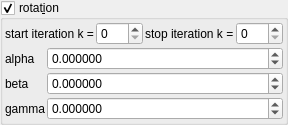
       <widget class="MyGroupBox" name="groupCheck_transf_function_enabledR_false">
        <property name="toolTip">
         <string/>
        </property>
        <property name="title">
         <string>rotat&amp;ion</string>
        </property>
        <property name="checkable">
         <bool>true</bool>
        </property>
        <layout class="QVBoxLayout" name="verticalLayout_32" stretch="0,0">
         <property name="spacing">
          <number>2</number>
         </property>
         <property name="leftMargin">
          <number>2</number>
         </property>
         <property name="topMargin">
          <number>2</number>
         </property>
         <property name="rightMargin">
          <number>2</number>
         </property>
         <property name="bottomMargin">
          <number>2</number>
         </property>
         <item>
          <layout class="QHBoxLayout" name="horizontalLayout_14" stretch="0,1,0,1">
           <property name="topMargin">
            <number>0</number>
           </property>
           <item>
            <widget class="QLabel" name="label_250">
             <property name="text">
              <string>start iteration k =</string>
             </property>
            </widget>
           </item>
           <item>
            <widget class="MySpinBox" name="spinboxInt_transf_start_iterations_R">
             <property name="sizePolicy">
              <sizepolicy hsizetype="Minimum" vsizetype="Maximum">
               <horstretch>0</horstretch>
               <verstretch>0</verstretch>
              </sizepolicy>
             </property>
             <property name="maximum">
              <number>999</number>
             </property>
            </widget>
           </item>
           <item>
            <widget class="QLabel" name="label_251">
             <property name="text">
              <string>stop iteration k =</string>
             </property>
            </widget>
           </item>
           <item>
            <widget class="MySpinBox" name="spinboxInt_transf_stop_iterations_R">
             <property name="sizePolicy">
              <sizepolicy hsizetype="Minimum" vsizetype="Maximum">
               <horstretch>0</horstretch>
               <verstretch>0</verstretch>
              </sizepolicy>
             </property>
             <property name="maximum">
              <number>999</number>
             </property>
            </widget>
           </item>
          </layout>
         </item>
         <item>
          <layout class="QGridLayout" name="gridLayout_25" columnstretch="0,1">
           <property name="spacing">
            <number>2</number>
           </property>
           <item row="1" column="0">
            <widget class="QLabel" name="label_44">
             <property name="text">
              <string notr="true">alpha</string>
             </property>
            </widget>
           </item>
           <item row="3" column="0">
            <widget class="QLabel" name="label_57">
             <property name="text">
              <string notr="true">gamma</string>
             </property>
            </widget>
           </item>
           <item row="1" column="1">
            <widget class="MyDoubleSpinBox" name="spinboxd3_transf_rotation2_x">
             <property name="sizePolicy">
              <sizepolicy hsizetype="Minimum" vsizetype="Maximum">
               <horstretch>0</horstretch>
               <verstretch>0</verstretch>
              </sizepolicy>
             </property>
             <property name="prefix">
              <string/>
             </property>
             <property name="suffix">
              <string/>
             </property>
             <property name="decimals">
              <number>6</number>
             </property>
             <property name="minimum">
              <double>-36000.000000000000000</double>
             </property>
             <property name="maximum">
              <double>36000.000000000000000</double>
             </property>
             <property name="singleStep">
              <double>1.000000000000000</double>
             </property>
            </widget>
           </item>
           <item row="2" column="1">
            <widget class="MyDoubleSpinBox" name="spinboxd3_transf_rotation2_y">
             <property name="sizePolicy">
              <sizepolicy hsizetype="Minimum" vsizetype="Maximum">
               <horstretch>0</horstretch>
               <verstretch>0</verstretch>
              </sizepolicy>
             </property>
             <property name="prefix">
              <string/>
             </property>
             <property name="suffix">
              <string/>
             </property>
             <property name="decimals">
              <number>6</number>
             </property>
             <property name="minimum">
              <double>-36000.000000000000000</double>
             </property>
             <property name="maximum">
              <double>36000.000000000000000</double>
             </property>
             <property name="singleStep">
              <double>1.000000000000000</double>
             </property>
            </widget>
           </item>
           <item row="3" column="1">
            <widget class="MyDoubleSpinBox" name="spinboxd3_transf_rotation2_z">
             <property name="sizePolicy">
              <sizepolicy hsizetype="Minimum" vsizetype="Maximum">
               <horstretch>0</horstretch>
               <verstretch>0</verstretch>
              </sizepolicy>
             </property>
             <property name="prefix">
              <string/>
             </property>
             <property name="suffix">
              <string/>
             </property>
             <property name="decimals">
              <number>6</number>
             </property>
             <property name="minimum">
              <double>-36000.000000000000000</double>
             </property>
             <property name="maximum">
              <double>36000.000000000000000</double>
             </property>
             <property name="singleStep">
              <double>1.000000000000000</double>
             </property>
            </widget>
           </item>
           <item row="2" column="0">
            <widget class="QLabel" name="label_56">
             <property name="text">
              <string notr="true">beta</string>
             </property>
            </widget>
           </item>
          </layout>
         </item>
        </layout>
       </widget>
